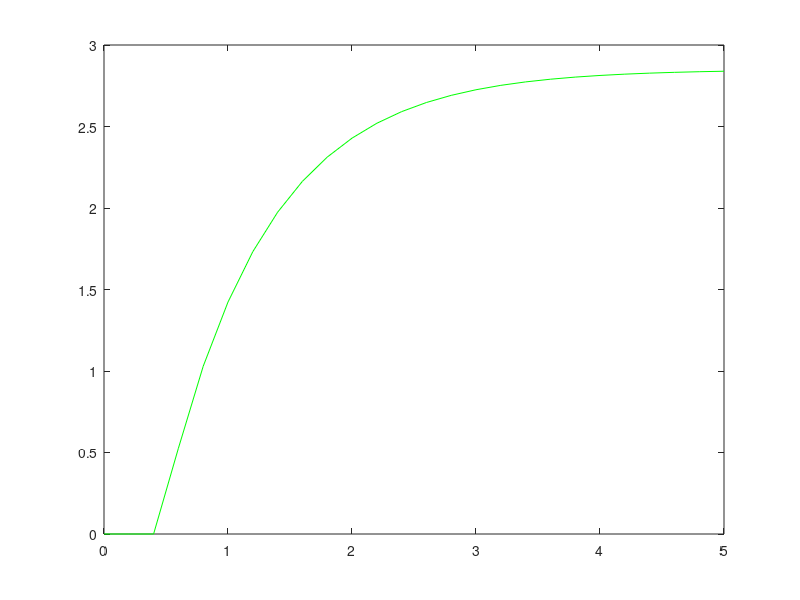

Write the MATLAB code that produced this figure. (Note: this script raises an error after producing the figure.)
clear all; clc;
t = [0, 0.2000, 0.4000, 0.6000, 0.8000, 1.0000, 1.2000, 1.4000, 1.6000, 1.8000, 2.0000, 2.2000, 2.4000, 2.6000, 2.8000, 3.0000, 3.2000, 3.4000, 3.6000, 3.8000, 4.0000, 4.2000, 4.4000, 4.6000, 4.8000, 5.0000];
y1 = [0, 0.5652, 1.0365, 1.4294, 1.7570, 2.0302, 2.2579, 2.4478, 2.6061, 2.7381, 2.8481, 2.9399, 3.0163, 3.0801, 3.1333, 3.1776, 3.2146, 3.2454, 3.2711, 3.2926, 3.3104, 3.3253, 3.3377, 3.3481, 3.3567, 3.3639];
%a
plot(t,y1, 'g'); hold on;
yss = 3.364;
y0 = 0;
rss = 1;
r0 = 0;
K = (yss-y0)/(rss-r0);
T = 1.49;
Hs = tf(K, [T 1]);
step(Hs)

%% Ex 2
clear all;clc;
t = [0, 0.2000, 0.4000, 0.6000, 0.8000, 1.0000, 1.2000, 1.4000, 1.6000, 1.8000, 2.0000, 2.2000, 2.4000, 2.6000, 2.8000, 3.0000, 3.2000, 3.4000, 3.6000, 3.8000, 4.0000, 4.2000, 4.4000, 4.6000, 4.8000, 5.0000];
y2 = [0, 0, 0, 0.5262, 1.0291, 1.4232, 1.7320, 1.9740, 2.1636, 2.3121, 2.4285, 2.5198, 2.5912, 2.6472, 2.6911, 2.7255, 2.7525, 2.7736, 2.7901, 2.8031, 2.8132, 2.8212, 2.8274, 2.8323, 2.8361, 2.8391];
plot(t,y2,'g'); hold on;
yss = 2.832;
y0 = 0;
rss = 1;
r0 = 0;
Tm = 0.4;
K = (yss-y0)/(rss-r0);
T = 1.2; % this is much better with T=1
Hs = tf(K, [T 1], 'InputDelay', Tm);
step(Hs)

%% Ex 3
clear all;clc;
t = [0, 0.2000, 0.4000, 0.6000, 0.8000, 1.0000, 1.2000, 1.4000, 1.6000, 1.8000, 2.0000, 2.2000, 2.4000, 2.6000, 2.8000, 3.0000, 3.2000, 3.4000, 3.6000, 3.8000, 4.0000, 4.2000, 4.4000, 4.6000, 4.8000, 5.0000];
y3 = [0, 0.3196, 1.0179, 1.8455, 2.6711, 3.4310, 4.0994, 4.6710, 5.1508, 5.5485, 5.8750, 6.1413, 6.3576, 6.5326, 6.6739, 6.7876, 6.8791, 6.9527, 7.0117, 7.0590, 7.0970, 7.1274, 7.1518, 7.1714, 7.1870, 7.1996];
plot(t,y3,'g'); hold on;
yss = 7.2;
y0 = 0;
rss = 1;
r0 = 0;
Tm = 0.25;
K = (yss-y0)/(rss-r0);
T = 1;
Hs = tf(K, [T 1], 'InputDelay', Tm);
step(Hs, 'r')
%Cohen Coon
t632index = 0.632 * yss;
t28index = 0.28 * yss;
t632=1.4;
t28=0.6;
T4 = 1.5 * (t632 - t28);
Tm4 = 1.5 * (t28 - (0.33*t632));
Hs = tf(K, [T4 1], 'InputDelay', Tm4);
step(Hs, 'b')
